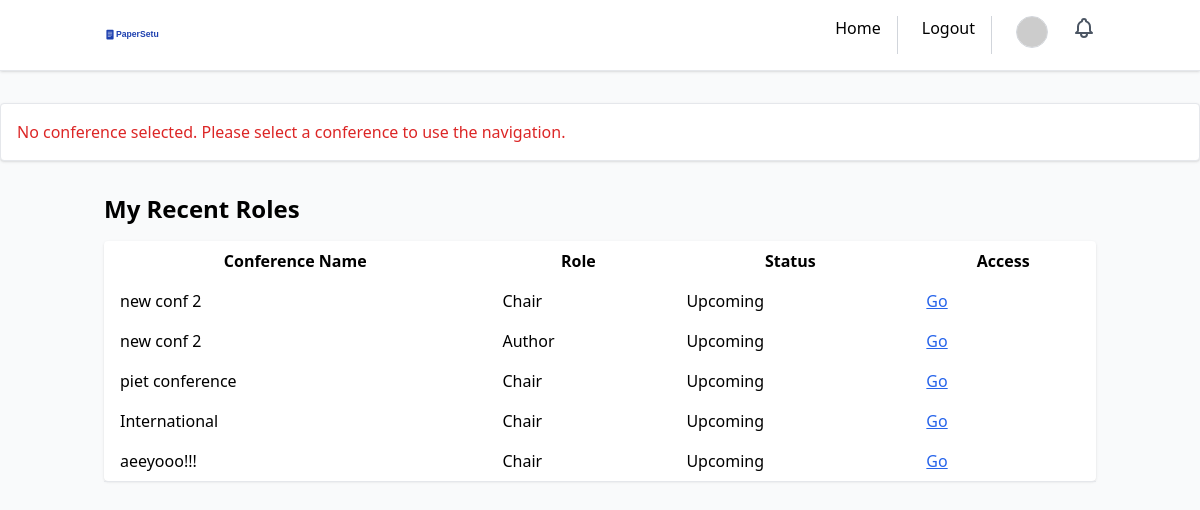
/dashboard/view-roles/ (signed in), run on the app's committed database.
### conference/models.py (models this page shows, shortened)
class UserConferenceRole(models.Model):
    user = models.ForeignKey(User, on_delete=models.CASCADE)
    conference = models.ForeignKey(Conference, on_delete=models.CASCADE)
    role = models.CharField(max_length=15, choices=[
        ('chair', 'Chair'),
        ('author', 'Author'),
        ('reviewer', 'Reviewer'),
        ('pc_member', 'PC Member'),
        ('subreviewer', 'Subreviewer'),
    ])
    joined_at = models.DateTimeField(auto_now_add=True)
    class Meta:
        unique_together = ('user', 'conference', 'role')

class Conference(models.Model):
    name = models.CharField(max_length=255)
    acronym = models.CharField(max_length=50, blank=True)
    web_page = models.URLField(blank=True)
    venue = models.CharField(max_length=255, blank=True)
    city = models.CharField(max_length=100, blank=True)
    country = models.CharField(max_length=100, blank=True)
    estimated_submissions = models.IntegerField(null=True, blank=True)
    start_date = models.DateField()
    end_date = models.DateField()
    primary_area = models.CharField(max_length=50, choices=AREA_CHOICES, default='AI')
    secondary_area = models.CharField(max_length=50, choices=AREA_CHOICES, default='AI')
    area_notes = models.TextField(blank=True)
    organizer = models.CharField(max_length=255, blank=True)
    organizer_web_page = models.URLField(blank=True)
    contact_phone = models.CharField(max_length=20, blank=True)
    role = models.CharField(max_length=100, blank=True)
    is_approved = models.BooleanField(default=False)
    requested_by = models.ForeignKey(User, on_delete=models.CASCADE, related_name='requested_conferences', null=True, blank=True)
    description = models.TextField(blank=True)
    chair = models.ForeignKey(User, on_delete=models.CASCADE, related_name='chaired_conferences')
    status = models.CharField(max_length=20, choices=[('upcoming', 'Upcoming'), ('live', 'Live'), ('completed', 'Completed')], default='upcoming')
    invite_link = models.CharField(max_length=255, blank=True)
    created_at = models.DateTimeField(auto_now_add=True)
    paper_submission_deadline = models.DateField(null=True, blank=True)
    paper_format = models.CharField(max_length=10, choices=[('pdf', 'PDF'), ('docx', 'DOCX')], default='pdf')
    contact_email = models.EmailField(blank=True, help_text="Main contact email for the conference")
    registration_fee = models.DecimalField(max_digits=10, decimal_places=2, null=True, blank=True, help_text="Registration fee amount")
    theme_domain = models.CharField(max_length=255, blank=True, help_text="Conference theme or domain")
    blind_review = models.BooleanField(default=True)
    abstract_required = models.BooleanField(default=True)
    multiple_authors_allowed = models.BooleanField(default=True)
    submission_deadline = models.DateTimeField(null=True, blank=True, help_text="Final submission deadline")
    max_paper_length = models.IntegerField(default=10)
    allow_supplementary = models.BooleanField(default=False)
    reviewers_per_paper = models.IntegerField(default=3)
    review_deadline = models.DateTimeField(null=True, blank=True, help_text="Review submission deadline")
    paper_bidding_enabled = models.BooleanField(default=False, help_text="Enable paper bidding for reviewers")
    review_form_enabled = models.BooleanField(default=True)
    confidence_scores_enabled = models.BooleanField(default=True)
    allow_rebuttal_phase = models.BooleanField(default=False, help_text="Enable author rebuttal phase")
    rebuttal_deadline = models.DateTimeField(null=True, blank=True, help_text="Rebuttal submission deadline")
    rebuttal_word_limit = models.IntegerField(default=500, help_text="Word limit for rebuttals")
    decision_deadline = models.DateTimeField(null=True, blank=True, help_text="Final decision deadline")
    camera_ready_deadline = models.DateTimeField(null=True, blank=True, help_text="Camera-ready submission deadline")

### dashboard/views.py (the view)
# urls.py: path('view-roles/', views.view_roles, name='view_roles'),
@login_required
def view_roles(request):
    roles = UserConferenceRole.objects.filter(user=request.user).select_related('conference')
    return render(request, 'dashboard/view_roles.html', {'roles': roles})

### templates/dashboard/view_roles.html
{% extends 'dashboard/dashboard.html' %}
{% block content %}
<h1 class="text-2xl font-bold mb-4">My Recent Roles</h1>
<table class="min-w-full bg-white rounded shadow">
  <thead>
    <tr>
      <th class="px-4 py-2">Conference Name</th>
      <th class="px-4 py-2">Role</th>
      <th class="px-4 py-2">Status</th>
      <th class="px-4 py-2">Access</th>
    </tr>
  </thead>
  <tbody>
    {% for role in roles %}
    <tr>
      <td class="px-4 py-2">{{ role.conference.name }}</td>
      <td class="px-4 py-2">{{ role.role|title }}</td>
      <td class="px-4 py-2">{{ role.conference.status|title }}</td>
      <td class="px-4 py-2">
        <a href="{% url 'dashboard:chair_conference_detail' role.conference.id %}?role={{ role.role }}" class="text-blue-600 underline">Go</a>
      </td>
    </tr>
    {% empty %}
    <tr><td colspan="4" class="text-center text-gray-500 py-4">No roles found.</td></tr>
    {% endfor %}
  </tbody>
</table>
{% endblock %}

### templates/dashboard/dashboard.html (shortened to what this page needs)
{% load conference_extras %}
<!DOCTYPE html>
<html lang="en">
<head>
    <script src="https://cdn.tailwindcss.com"></script>
</head>
<body class="bg-gray-50 min-h-screen">
    <nav class="bg-white shadow mb-8 border-b border-gray-200">
        <div class="container mx-auto px-4 py-4 flex justify-between items-center">
            <div class="text-2xl font-bold text-blue-700">
                <svg class="w-24 h-auto mr-2 inline" viewBox="0 0 200 50" xmlns="http://www.w3.org/2000/svg">
                    <text x="25" y="25" font-family="Arial, sans-serif" font-size="18" font-weight="bold" fill="#1e40af">PaperSetu</text>
                </svg>
            </div>
            <ul class="flex space-x-6">
                <li class="border-r border-gray-300 pr-4"><a href="/home/" class="hover:text-blue-600">Home</a></li>
                {% if user.is_authenticated %}
                    <li class="border-r border-gray-300 pr-4"><a href="/accounts/logout/" class="hover:text-blue-600">Logout</a></li>
                    <li class="relative">
                        <button id="profileBtn" class="focus:outline-none">
                            <img src="https://ui-avatars.com/api/?name={{ user.get_full_name|default:user.username }}" alt="Profile" class="w-8 h-8 rounded-full border border-gray-300">
                        </button>
                    </li>
                    <li class="relative">
                        <button id="notificationBtn" class="focus:outline-none relative">
                        </button>
                    </li>
                {% else %}
                    <li><a href="/accounts/login/" class="hover:text-blue-600">Login</a></li>
                {% endif %}
            </ul>
        </div>
    </nav>
    {% block nav %}
    <nav class="bg-white shadow rounded mb-8 border border-gray-200 relative">
        {% if conference %}
        <ul class="flex flex-wrap md:flex-nowrap justify-start md:justify-center items-center overflow-x-auto text-sm font-semibold">
            {% for item in nav_items %}
                <li class="m-1 relative">
                    {% if item == 'PC' %}
                    <a href="{% url 'dashboard:pc_list' conference.id %}" class="block px-4 py-2 rounded transition-all duration-150 {% if active_tab == item %}bg-blue-600 text-white shadow{% else %}bg-gray-100 text-gray-700 hover:bg-blue-100 hover:text-blue-700{% endif %}">PC</a>
                    {% elif item == 'Submissions' %}
                    <a href="{% url 'dashboard:conference_submissions' conference.id %}" class="block px-4 py-2 rounded transition-all duration-150 {% if active_tab == item %}bg-blue-600 text-white shadow{% else %}bg-gray-100 text-gray-700 hover:bg-blue-100 hover:text-blue-700{% endif %}">Submissions</a>
                    {% elif item == 'Administration' %}
                    <a href="{% url 'dashboard:conference_administration' conference.id %}" class="block px-4 py-2 rounded transition-all duration-150 {% if active_tab == item %}bg-blue-600 text-white shadow{% else %}bg-gray-100 text-gray-700 hover:bg-blue-100 hover:text-blue-700{% endif %}">Administration</a>
                    {% elif item == 'Conference' %}
                    <a href="{% url 'dashboard:conference_configuration' conference.id %}" class="block px-4 py-2 rounded transition-all duration-150 {% if active_tab == item %}bg-blue-600 text-white shadow{% else %}bg-gray-100 text-gray-700 hover:bg-blue-100 hover:text-blue-700{% endif %}">Conference</a>
                    {% elif item == 'Reviews' %}
                    <a href="{% url 'dashboard:all_submissions' conference.id %}" class="block px-4 py-2 rounded transition-all duration-150 {% if active_tab == item %}bg-blue-600 text-white shadow{% else %}bg-gray-100 text-gray-700 hover:bg-blue-100 hover:text-blue-700{% endif %}">Reviews</a>
                    {% elif item == 'Status' %}
                    <a href="{% url 'dashboard:status_placeholder' conference.id %}" class="block px-4 py-2 rounded transition-all duration-150 {% if active_tab == item %}bg-blue-600 text-white shadow{% else %}bg-gray-100 text-gray-700 hover:bg-blue-100 hover:text-blue-700{% endif %}">Status</a>
                    {% elif item == 'Events' %}
                    <a href="{% url 'dashboard:events_placeholder' conference.id %}" class="block px-4 py-2 rounded transition-all duration-150 {% if active_tab == item %}bg-blue-600 text-white shadow{% else %}bg-gray-100 text-gray-700 hover:bg-blue-100 hover:text-blue-700{% endif %}">Events</a>
                    {% elif item == 'Email' %}
                    <a href="{% url 'dashboard:email_placeholder' conference.id %}" class="block px-4 py-2 rounded transition-all duration-150 {% if active_tab == item %}bg-blue-600 text-white shadow{% else %}bg-gray-100 text-gray-700 hover:bg-blue-100 hover:text-blue-700{% endif %}">Email</a>
                    {% elif item == 'News' %}
                    <a href="{% url 'dashboard:news_placeholder' conference.id %}" class="block px-4 py-2 rounded transition-all duration-150 {% if active_tab == item %}bg-blue-600 text-white shadow{% else %}bg-gray-100 text-gray-700 hover:bg-blue-100 hover:text-blue-700{% endif %}">News</a>
                    {% elif item == 'papersetu' %}
                    <a href="{% url 'dashboard:papersetu_placeholder' conference.id %}" class="block px-4 py-2 rounded transition-all duration-150 {% if active_tab == item %}bg-blue-600 text-white shadow{% else %}bg-gray-100 text-gray-700 hover:bg-blue-100 hover:text-blue-700{% endif %}">papersetu</a>
                    {% endif %}
                </li>
            {% endfor %}
        </ul>
        {% else %}
        <div class="text-red-600 p-4">No conference selected. Please select a conference to use the navigation.</div>
        {% endif %}
    </nav>
    {% endblock %}
    <main class="container mx-auto px-4">
        {% block content %}{% endblock %}
        <div class="mb-6 flex space-x-4 border-b">
        </div>
    </main>
</body>
</html>

### data on the page
UserConferenceRole: conference.name "new conf 2", role "Chair", conference.status "Upcoming"
UserConferenceRole: conference.name "new conf 2", role "Author", conference.status "Upcoming"
UserConferenceRole: conference.name "piet conference", role "Chair", conference.status "Upcoming"
UserConferenceRole: conference.name "International", role "Chair", conference.status "Upcoming"
UserConferenceRole: conference.name "aeeyooo!!!", role "Chair", conference.status "Upcoming"
